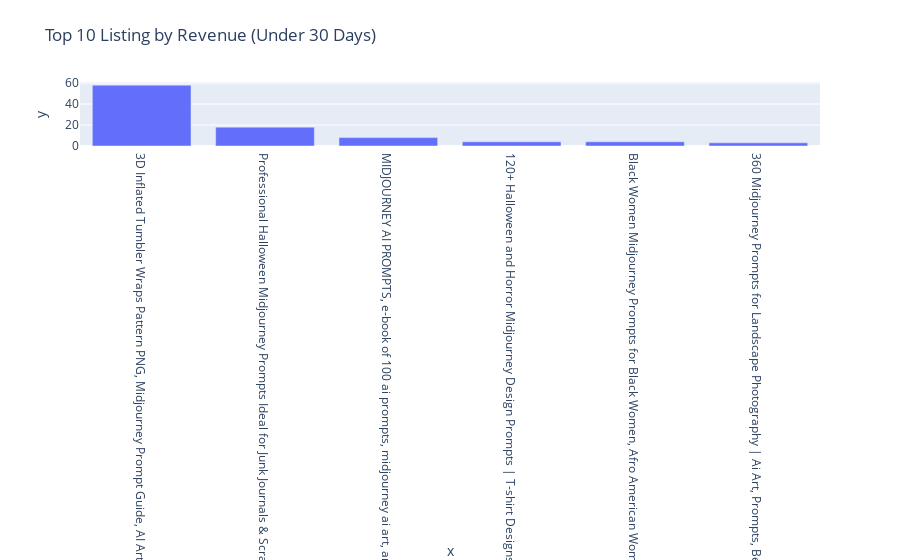

Here is the notebook cell this chart was saved with:
### Code cell
fig = px.bar(result.head(10), x=result.head(10).index, y=result.head(10).values,
            title='Top 10 Listing by Revenue (Under 30 Days)')
fig.show()

### Figure 1 — Plotly figure (JSON) as saved in the notebook; plotly's stock layout.template omitted (floating-point values rounded to 4 significant figures)
{"data": [{"alignmentgroup": "True", "hovertemplate": "x=%{x}<br>y=%{y}<extra></extra>", "legendgroup": "", "marker": {"color": "#636efa", "pattern": {"shape": ""}}, "name": "", "offsetgroup": "", "orientation": "v", "showlegend": false, "textposition": "auto", "type": "bar", "x": ["3D Inflated Tumbler Wraps Pattern PNG, Midjourney Prompt Guide, AI Art to Sell on Etsy, Sublimation Designs, Tumbler Bundle w/ Resell Rights", "Professional Halloween Midjourney Prompts Ideal for Junk Journals & Scrapbooking | Customisable Clipart Prompt | Best Digital AI Art Prompts", "MIDJOURNEY AI PROMPTS, e-book of 100 ai prompts, midjourney ai art, art prompts to create digital prints, digital download, ai ghosts", "120+ Halloween and Horror Midjourney Design Prompts | T-shirt Designs | Poster Designs", "Black Women Midjourney Prompts for Black Women, Afro American Women, African American, Black Women Prompts, Ebony Women Stock Photography", "360 Midjourney Prompts for Landscape Photography | Ai Art, Prompts, Best Midjourney Prompts, Customizable, Guide, Photorealism, Realism"], "xaxis": "x", "y": [58, 18, 8, 4, 4, 3], "yaxis": "y"}], "layout": {"barmode": "relative", "legend": {"tracegroupgap": 0}, "title": {"text": "Top 10 Listing by Revenue (Under 30 Days)"}, "xaxis": {"anchor": "y", "domain": [0, 1], "title": {"text": "x"}}, "yaxis": {"anchor": "x", "domain": [0, 1], "title": {"text": "y"}}}}
